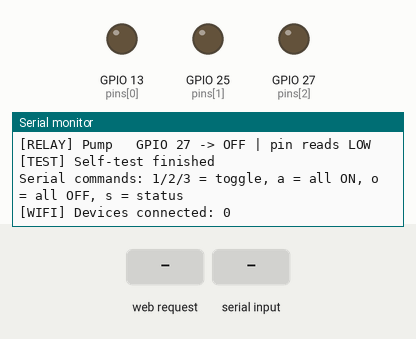
A sketch run on a simulated ESP32. Shown: output pins drawn as LEDs (lit = HIGH), the last lines printed to the serial monitor. The inputs (shaded band) are chosen by the test bench.

Above: at 6.2 s.
6.3 s: HTTP request GET /api/all?on=1 received
At 7.5 s:
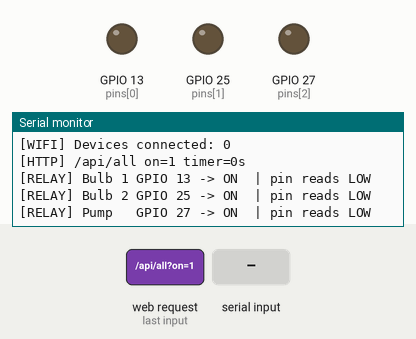
7.8 s: "30 150 10\n" received over Serial
At 8.9 s:
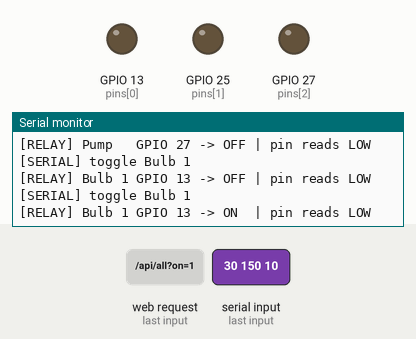
13.8 s: "a90\n" received over Serial
At 14.5 s:
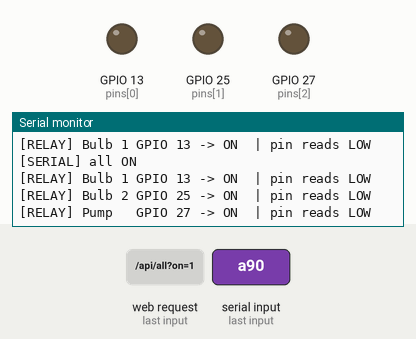

The sketch:

esp32-relay-control.ino
```cpp
#include <WiFi.h>
#include <WebServer.h>

// ---------- SETTINGS ----------
const char* AP_SSID = "smart bulb";   // Wi-Fi the ESP32 creates
const char* AP_PASS = "12345678";     // at least 8 characters

const bool ACTIVE_LOW = true;         // most relay modules switch ON with LOW. If yours is reversed, set false
const bool SELF_TEST  = true;         // clicks each relay once at boot so you can hear/see it. Set false to skip

const int N = 3;
const int   pins[N]  = {13, 25, 27};  // change these to match the pins your IN1, IN2, IN3 wires are on
const char* names[N] = {"Bulb 1", "Bulb 2", "Pump"};
const char* types[N] = {"bulb", "bulb", "pump"};   // "bulb" or "pump" decides the animation
// -------------------------------

WebServer server(80);
bool state[N];
unsigned long offAt[N];
int lastStations = -1;

const char PAGE[] PROGMEM = R"rawliteral(
<!DOCTYPE html><html><head>
<meta name="viewport" content="width=device-width,initial-scale=1">
<title>Smart Control</title>
<style>
:root{--bg:#0b1020;--card:#151c33;--txt:#e8ecff;--mut:#8791b8;--on:#ffd54a;--water:#3ec6ff}
*{box-sizing:border-box;-webkit-tap-highlight-color:transparent}
body{margin:0;font-family:system-ui,sans-serif;background:radial-gradient(circle at 50% 0,#1a2350,var(--bg) 60%);color:var(--txt);min-height:100vh;padding:18px}
h1{text-align:center;margin:6px 0 2px;font-size:1.5rem}
.sub{text-align:center;color:var(--mut);font-size:.85rem;margin-bottom:16px}
.bar{display:flex;gap:8px;max-width:480px;margin:0 auto 16px}
.bar button,.bar select{flex:1;padding:12px;border-radius:12px;border:0;font-size:.95rem;background:#222c52;color:var(--txt)}
.bar button.all{background:linear-gradient(135deg,#ffb300,#ff6d00);color:#111;font-weight:700}
.grid{display:grid;grid-template-columns:1fr 1fr;gap:14px;max-width:480px;margin:0 auto}
.card{background:var(--card);border-radius:20px;padding:16px 10px 14px;text-align:center;position:relative;overflow:hidden;transition:.4s;border:2px solid transparent;cursor:pointer;user-select:none}
.card.on{border-color:var(--on);box-shadow:0 0 30px rgba(255,213,74,.35)}
.card.pump.on{border-color:var(--water);box-shadow:0 0 30px rgba(62,198,255,.35)}
.card.pop{animation:pop .6s}
@keyframes pop{0%{transform:scale(1)}40%{transform:scale(1.08)}100%{transform:scale(1)}}
.ripple{position:absolute;left:50%;top:40%;width:20px;height:20px;border-radius:50%;background:rgba(255,213,74,.5);transform:translate(-50%,-50%) scale(0);animation:rip .8s ease-out forwards;pointer-events:none}
.pump .ripple{background:rgba(62,198,255,.5)}
@keyframes rip{to{transform:translate(-50%,-50%) scale(14);opacity:0}}
.ic{width:88px;height:88px}
.glass{fill:#2a3358;stroke:#4b5686;stroke-width:2;transition:.5s}
.base{fill:#4b5686;transition:.5s}
.rays{opacity:0;stroke:var(--on);stroke-width:3;stroke-linecap:round;transform-origin:32px 24px;transition:.4s}
.on .glass{fill:var(--on);stroke:#fff3b0;filter:drop-shadow(0 0 10px var(--on))}
.on .rays{opacity:1;animation:spin 6s linear infinite,flick 1.2s ease-in-out infinite}
@keyframes spin{to{transform:rotate(360deg)}}
@keyframes flick{50%{stroke-width:4.5}}
.pump .glass{fill:#2a3358}
.pump.on .glass{fill:var(--water);stroke:#b8ecff;filter:drop-shadow(0 0 10px var(--water))}
.fan{transform-origin:21px 32px}
.on .fan{animation:spin .6s linear infinite}
.pipe{fill:#2a3358;transition:.5s}
.on .pipe{fill:#1b6f94}
.drop{fill:var(--water);opacity:0}
.on .drop{animation:flow 1s linear infinite}
.on .d2{animation-delay:.33s}.on .d3{animation-delay:.66s}
@keyframes flow{0%{transform:translateX(0);opacity:0}20%{opacity:1}100%{transform:translateX(22px);opacity:0}}
.name{font-weight:700;margin-top:4px}
.st{font-size:.8rem;color:var(--mut);height:18px}
.on .st{color:var(--txt)}
.pill{display:inline-block;margin-top:6px;width:54px;height:28px;border-radius:20px;background:#2a3358;position:relative;transition:.3s}
.pill:after{content:"";position:absolute;top:3px;left:3px;width:22px;height:22px;border-radius:50%;background:#fff;transition:.3s}
.on .pill{background:#ffb300}.pump.on .pill{background:#1aa8e0}
.on .pill:after{left:29px}
#msg{text-align:center;color:var(--mut);font-size:.8rem;margin-top:16px}
@media(min-width:900px){body{padding:40px}h1{font-size:2.2rem}.bar,.grid{max-width:1100px}.grid{grid-template-columns:repeat(3,1fr);gap:22px}.card{padding:28px 14px 22px}.card:hover{transform:translateY(-4px)}.ic{width:120px;height:120px}.name{font-size:1.2rem}.bar button,.bar select{padding:16px;font-size:1rem;cursor:pointer}}
</style></head><body>
<h1>Smart Control</h1>
<div class="sub">Tap a card to switch it</div>
<div class="bar">
  <button class="all" onclick="all_(1)">All ON</button>
  <button onclick="all_(0)">All OFF</button>
  <select id="tm" title="Auto-off timer">
    <option value="0">Auto-off: never</option>
    <option value="10">Auto-off: 10s</option>
    <option value="30">Auto-off: 30s</option>
    <option value="60">Auto-off: 1 min</option>
    <option value="300">Auto-off: 5 min</option>
  </select>
</div>
<div class="grid" id="grid"></div>
<div id="msg">connecting...</div>
<script>
let built=false,prev=[];
const bulb=`<svg viewBox="0 0 64 64" class="ic"><g class="rays"><line x1="32" y1="2" x2="32" y2="-2"/><line x1="8" y1="24" x2="2" y2="24"/><line x1="56" y1="24" x2="62" y2="24"/><line x1="14" y1="6" x2="10" y2="2"/><line x1="50" y1="6" x2="54" y2="2"/></g><path class="glass" d="M32 8a16 16 0 0 0-9 29v7h18v-7a16 16 0 0 0-9-29z"/><rect class="base" x="24" y="46" width="16" height="4" rx="2"/><rect class="base" x="27" y="52" width="10" height="4" rx="2"/></svg>`;
const pump=`<svg viewBox="0 0 64 64" class="ic"><rect class="pipe" x="36" y="28" width="26" height="8"/><circle class="drop" cx="40" cy="32" r="2.5"/><circle class="drop d2" cx="40" cy="32" r="2.5"/><circle class="drop d3" cx="40" cy="32" r="2.5"/><circle class="glass" cx="21" cy="32" r="17"/><g class="fan"><path d="M21 32L21 19L26 24ZM21 32L34 32L29 37ZM21 32L21 45L16 40ZM21 32L8 32L13 27Z" fill="#0b1020"/></g></svg>`;
function build(d){
  const g=document.getElementById('grid');g.innerHTML='';
  d.forEach((c,i)=>{
    const el=document.createElement('div');
    el.className='card '+c.t;el.id='c'+i;
    el.innerHTML=(c.t=='pump'?pump:bulb)+`<div class="name">${c.n}</div><div class="st" id="s${i}"></div><div class="pill"></div>`;
    el.onclick=()=>tog(i);
    g.appendChild(el);
  });built=true;
}
function upd(d){
  if(!built)build(d);
  d.forEach((c,i)=>{
    const el=document.getElementById('c'+i);
    const was=prev[i];
    el.classList.toggle('on',c.on);
    if(was!==undefined&&was!==c.on&&c.on){
      el.classList.remove('pop');void el.offsetWidth;el.classList.add('pop');
      const r=document.createElement('div');r.className='ripple';el.appendChild(r);
      setTimeout(()=>r.remove(),900);
    }
    document.getElementById('s'+i).textContent=c.on?(c.left>0?'ON - off in '+c.left+'s':(c.t=='pump'?'RUNNING':'ON')):'OFF';
    prev[i]=c.on;
  });
}
async function api(u){
  try{const r=await fetch(u);const j=await r.json();upd(j.ch);document.getElementById('msg').textContent='connected';}
  catch(e){document.getElementById('msg').textContent='connection lost...';}
}
function tog(i){
  const on=!prev[i];
  upd_local(i,on);
  api(`/api/set?ch=${i}&on=${on?1:0}&timer=${document.getElementById('tm').value}`);
}
function upd_local(i,on){
  const el=document.getElementById('c'+i);
  el.classList.toggle('on',on);
  if(on){el.classList.remove('pop');void el.offsetWidth;el.classList.add('pop');
    const r=document.createElement('div');r.className='ripple';el.appendChild(r);setTimeout(()=>r.remove(),900);}
  prev[i]=on;
}
function all_(on){api(`/api/all?on=${on}&timer=${document.getElementById('tm').value}`);}
document.addEventListener('keydown',e=>{
  if(e.target.tagName=='SELECT')return;
  const k=parseInt(e.key);
  if(k>=1&&k<=prev.length)tog(k-1);
  if(e.key=='a'||e.key=='A')all_(1);
  if(e.key=='o'||e.key=='O')all_(0);
});
api('/api/status');
setInterval(()=>api('/api/status'),1500);
</script></body></html>
)rawliteral";

// ON  = drive the pin to the active level.
// OFF = for active-low modules, RELEASE the pin (input, floating) so the module's own
//       pull-up turns the relay fully off. A 3.3V HIGH from the ESP32 can leave a
//       5V relay module half on.
void setRelay(int i, bool on) {
  state[i] = on;
  if (ACTIVE_LOW) {
    if (on) { pinMode(pins[i], OUTPUT); digitalWrite(pins[i], LOW); }
    else    { pinMode(pins[i], INPUT); }
  } else {
    pinMode(pins[i], OUTPUT);
    digitalWrite(pins[i], on ? HIGH : LOW);
  }
  Serial.printf("[RELAY] %-6s GPIO %2d -> %-3s | pin reads %s\n",
                names[i], pins[i], on ? "ON" : "OFF",
                digitalRead(pins[i]) == HIGH ? "HIGH" : "LOW");
}

void sendStatus() {
  String j = "{\"ch\":[";
  for (int i = 0; i < N; i++) {
    long left = 0;
    if (state[i] && offAt[i] > 0) left = (long)((offAt[i] - millis()) / 1000) + 1;
    if (i) j += ",";
    j += "{\"n\":\"" + String(names[i]) + "\",\"t\":\"" + String(types[i]) + "\",\"on\":" + (state[i] ? "true" : "false") + ",\"left\":" + String(left) + "}";
  }
  j += "]}";
  server.send(200, "application/json", j);
}

void handleSet() {
  int ch = server.arg("ch").toInt();
  bool on = server.arg("on") == "1";
  unsigned long t = server.arg("timer").toInt();
  Serial.printf("[HTTP] /api/set ch=%d on=%d timer=%lus\n", ch, on, t);
  if (ch >= 0 && ch < N) {
    setRelay(ch, on);
    offAt[ch] = (on && t > 0) ? millis() + t * 1000UL : 0;
  } else {
    Serial.printf("[HTTP] ERROR: channel %d is out of range (0-%d)\n", ch, N - 1);
  }
  sendStatus();
}

void handleAll() {
  bool on = server.arg("on") == "1";
  unsigned long t = server.arg("timer").toInt();
  Serial.printf("[HTTP] /api/all on=%d timer=%lus\n", on, t);
  for (int i = 0; i < N; i++) {
    setRelay(i, on);
    offAt[i] = (on && t > 0) ? millis() + t * 1000UL : 0;
  }
  sendStatus();
}

void selfTest() {
  Serial.println("[TEST] Self-test: each relay will switch ON for 1s then OFF");
  for (int i = 0; i < N; i++) {
    Serial.printf("[TEST] Testing %s on GPIO %d ...\n", names[i], pins[i]);
    setRelay(i, true);
    delay(1000);
    setRelay(i, false);
    delay(500);
  }
  Serial.println("[TEST] Self-test finished");
}

// Type in the Serial Monitor: 1, 2, 3 = toggle that channel | a = all ON | o = all OFF | s = status
void handleSerial() {
  while (Serial.available()) {
    char c = Serial.read();
    if (c == '\n' || c == '\r' || c == ' ') continue;
    if (c >= '1' && c <= '0' + N) {
      int i = c - '1';
      Serial.printf("[SERIAL] toggle %s\n", names[i]);
      setRelay(i, !state[i]);
      offAt[i] = 0;
    } else if (c == 'a' || c == 'A') {
      Serial.println("[SERIAL] all ON");
      for (int i = 0; i < N; i++) { setRelay(i, true); offAt[i] = 0; }
    } else if (c == 'o' || c == 'O') {
      Serial.println("[SERIAL] all OFF");
      for (int i = 0; i < N; i++) { setRelay(i, false); offAt[i] = 0; }
    } else if (c == 's' || c == 'S') {
      for (int i = 0; i < N; i++)
        Serial.printf("[STATUS] %-6s GPIO %2d state=%s pin=%s\n", names[i], pins[i],
                      state[i] ? "ON" : "OFF", digitalRead(pins[i]) ? "HIGH" : "LOW");
    }
  }
}

void setup() {
  Serial.begin(115200);
  delay(500);
  Serial.println();
  Serial.println("========== Smart Control booting ==========");
  Serial.printf("ACTIVE_LOW = %s (ON = %s)\n", ACTIVE_LOW ? "true" : "false", ACTIVE_LOW ? "LOW" : "HIGH");

  for (int i = 0; i < N; i++) {
    offAt[i] = 0;
    setRelay(i, false);   // start OFF
    Serial.printf("[INIT] %-6s (%s) on GPIO %2d ready, starts OFF\n", names[i], types[i], pins[i]);
  }

  WiFi.mode(WIFI_AP);
  bool ok = WiFi.softAP(AP_SSID, AP_PASS);
  Serial.printf("[WIFI] Access point '%s' %s\n", AP_SSID, ok ? "STARTED" : "FAILED");
  Serial.print("[WIFI] Connect phone to it, then open http://");
  Serial.println(WiFi.softAPIP());

  server.on("/", []() {
    Serial.println("[HTTP] Page requested");
    server.send_P(200, "text/html", PAGE);
  });
  server.on("/api/status", sendStatus);   // not logged: the page polls it every 1.5s
  server.on("/api/set", handleSet);
  server.on("/api/all", handleAll);
  server.begin();
  Serial.println("[HTTP] Web server started");

  if (SELF_TEST) selfTest();
  Serial.println("Serial commands: 1/2/3 = toggle, a = all ON, o = all OFF, s = status");
}

void loop() {
  server.handleClient();
  handleSerial();

  // report phones connecting / leaving the ESP32 Wi-Fi
  int st = WiFi.softAPgetStationNum();
  if (st != lastStations) {
    Serial.printf("[WIFI] Devices connected: %d\n", st);
    lastStations = st;
  }

  // auto-off timers
  for (int i = 0; i < N; i++) {
    if (state[i] && offAt[i] > 0 && (long)(millis() - offAt[i]) >= 0) {
      Serial.printf("[TIMER] %s auto-off reached\n", names[i]);
      setRelay(i, false);
      offAt[i] = 0;
    }
  }
}
```

Measured:
- after the input at 6.3 s, the serial monitor: prints a new line at once (image 1)
- after the input at 7.8 s, the serial monitor: prints a new line at once (image 2)
- after the input at 13.8 s, the serial monitor: prints a new line at once (image 3)
